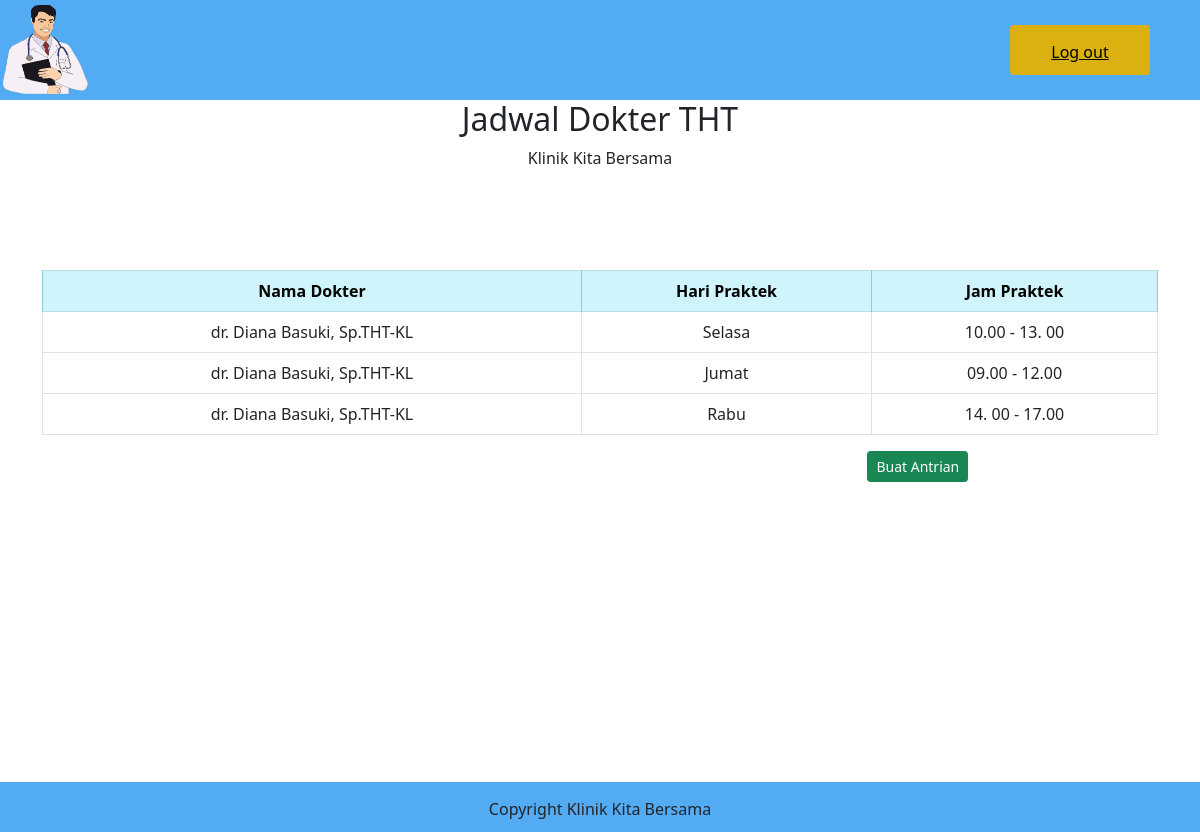
/tht.php, run on the app's committed database.
### tables this page shows
CREATE TABLE `jadwal` (
  `id` int(11) NOT NULL,
  `idDokter` int(11) NOT NULL,
  `hari` varchar(8) NOT NULL,
  `jampraktek` varchar(15) NOT NULL
);

CREATE TABLE `dokter` (
  `id` int(11) NOT NULL,
  `namaDokter` varchar(200) NOT NULL,
  `almt` varchar(200) NOT NULL,
  `jeniskelamin` varchar(10) NOT NULL,
  `spesialis` varchar(4) NOT NULL,
  `telp` varchar(13) NOT NULL
);

### tht.php (the view, shortened to what this page needs)
<!doctype html>
<html lang="en">
<head>
        <link rel="stylesheet" href="bootstrap-4.5.3-dist/css/bootstrap.min.css">
        <link rel="stylesheet" href="styleHome.css">
        <link href="pasien/css/bootstrap5.0.1.min.css" rel="stylesheet">
        <link rel="stylesheet" type="text/css" href="pasien/css/datatables-1.10.25.min.css"/>
</head>
<body>
    <div class="hd">
        <img src="img/dokter.png">
        <div class="btn"><a href="logout.php">Log out</a></div>
    </div>
  <div class="container-fluid">
  <h2 class="text-center">Jadwal Dokter THT</h2>
    <p class="datatable design text-center">Klinik Kita Bersama</p>
       </div>
       <div class="container">
            <div class="tabel">
                <table class="table table-bordered tabel-striped table-hover">
                    <tr class="table-info">
                        <th>Nama Dokter</th>
                        <th>Hari Praktek</th>
                        <th>Jam Praktek</th>
                    </tr>
                    <?php
                        include "koneksi.php";
                        $query = "SELECT d.namaDokter, j.hari, j.jampraktek
                                    FROM jadwal j
                                    INNER JOIN dokter d on d.id = j.idDokter
                                    WHERE d.spesialis = 'THT';";
                        $result=mysqli_query($connect, $query);
                        if(mysqli_num_rows($result) > 0){
                            while($row = mysqli_fetch_array($result)){
                    ?>
                    <tr>
                        <td> <?php echo $row["namaDokter"] ?></td>
                        <td> <?php echo $row["hari"] ?></td>
                        <td> <?php echo $row["jampraktek"] ?></td>
                    </tr>
                    <?php
                            }
                        }else{
                        }
                    ?>
                </table>
                <div class="row">
                  <div class="container">
                    <div class="btnAdd">
                    <a href="#!" data-id="" data-bs-toggle="modal" data-bs-target="#addUserModal"   class="btn btn-success btn-sm" >Buat Antrian</a> </div>
                  </div>
                </div>
              </div>
        </div>
<div class="footer">
  <p>Copyright Klinik Kita Bersama</p>
</div>
</body>
</html>

### styleHome.css (style rules this page uses)
* { margin: 0px; }
body { background-color: white; font-family: 'Open Sans' , sans-serif; }
.hd { width: 100%; height: 100px; background-color: rgb(83, 171, 243); }
.hd img { width: 90px; height: 90px; float: left; margin-top: 5px; }
.hd .btn { margin-top: 25px; margin-right: 50px; float: right; background-color: #dab111; width: 140px; height: 50px; font-size: 16px; border: none; padding-top: 15px; }
.hd .btn a { color: black; }
.footer { margin-top: 150px; width: 100%; height: 50px; background-color: rgb(83, 171, 243); text-align: center; padding-top: 15px; }
.tabel { margin-top: 100px; margin-bottom: 280px; text-align: center; }

### tht.php (style rules this page uses)
.btnAdd { text-align: right; width: 83%; margin-bottom: 20px; }

### data on the page
jadwal: idDokter.namaDokter "dr. Diana Basuki, Sp.THT-KL", hari "Selasa", jampraktek "10.00 - 13. 00"
jadwal: idDokter.namaDokter "dr. Diana Basuki, Sp.THT-KL", hari "Jumat", jampraktek "09.00 - 12.00"
jadwal: idDokter.namaDokter "dr. Diana Basuki, Sp.THT-KL", hari "Rabu", jampraktek "14. 00 - 17.00"
